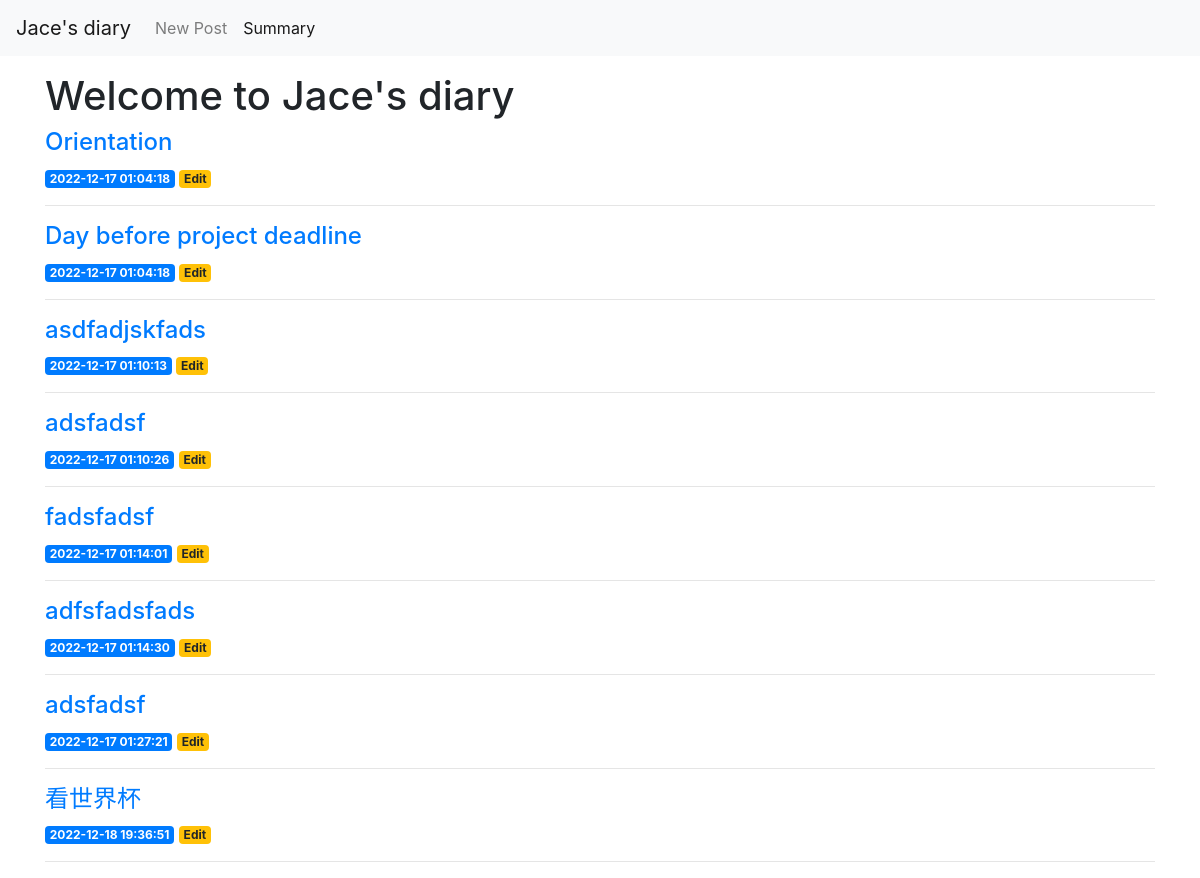
The app's page /, older data.
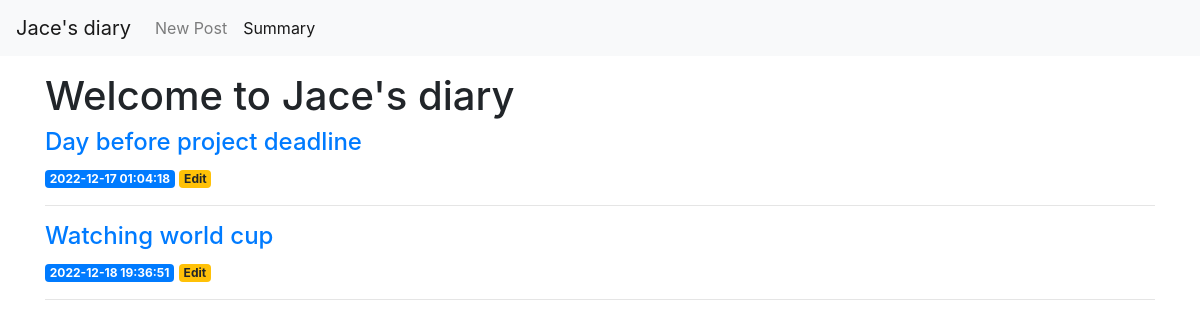
The same page, newer data.
### tables this page shows
CREATE TABLE posts (
    id INTEGER PRIMARY KEY AUTOINCREMENT,
    created TIMESTAMP NOT NULL DEFAULT CURRENT_TIMESTAMP,
    title TEXT NOT NULL,
    content TEXT NOT NULL,
    fear FLOAT NOT NULL,
    neutral FLOAT NOT NULL,
    sad FLOAT NOT NULL,
    surprise FLOAT NOT NULL,
    angry FLOAT NOT NULL,
    happy FLOAT NOT NULL
);

### __init__.py (the view)
@app.route('/')
def index():
    conn = get_db_connection()
    posts = conn.execute('SELECT * FROM posts').fetchall()
    conn.close()
    return render_template('index.html', posts=posts)

### __init__.py (called while the page is built)
def get_db_connection(db_directory = 'demo/database.db'):
    conn = sqlite3.connect(db_directory)
    conn.row_factory = sqlite3.Row
    return conn

### templates/index.html (shortened to what this page needs)
{% extends 'base.html' %}
{% block content %}
    <h1>{% block title %} Welcome to Jace's diary {% endblock %}</h1>
    {% for post in posts %}
    <a href="{{url_for('post', post_id=post['id'])}}">
        <h4>{{ post['title'] }}</h4>
    </a>
    <span class="badge badge-primary">{{ post['created'] }}</span>
    <a href="{{ url_for('edit', id=post['id']) }}">
        <span class="badge badge-warning">Edit</span>
    </a>
    <hr>
    {% endfor %}
{% endblock %}

Row changes from the older to the newer data that the page shows:
removed posts: title "Orientation", created "2022-12-17 01:04:18"
removed posts: title "asdfadjskfads", created "2022-12-17 01:10:13"
removed posts: title "adsfadsf", created "2022-12-17 01:10:26"
removed posts: title "fadsfadsf", created "2022-12-17 01:14:01"
removed posts: title "adfsfadsfads", created "2022-12-17 01:14:30"
removed posts: title "adsfadsf", created "2022-12-17 01:27:21"
changed posts: title "看世界杯" → "Watching world cup"
